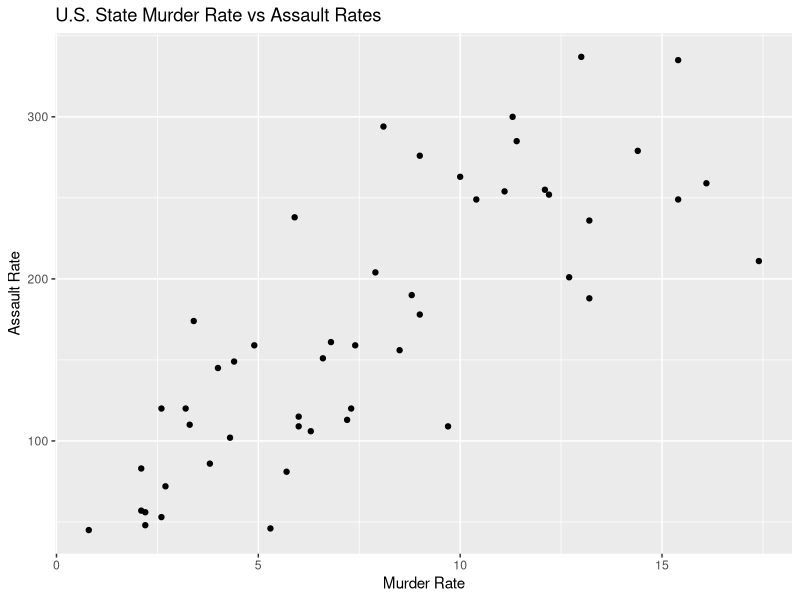
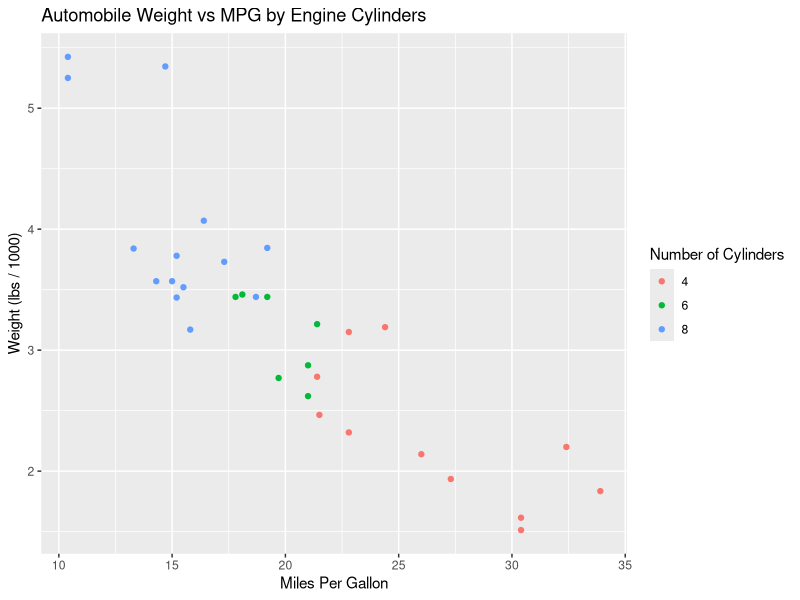
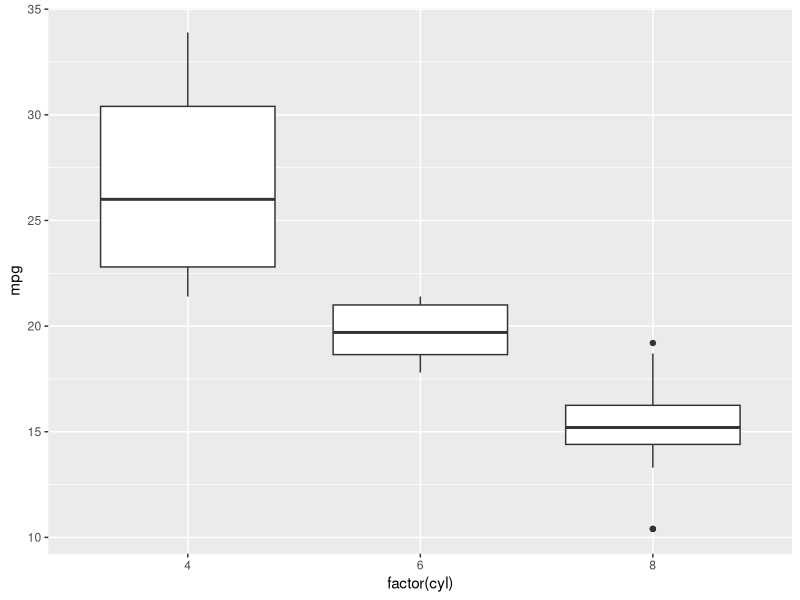
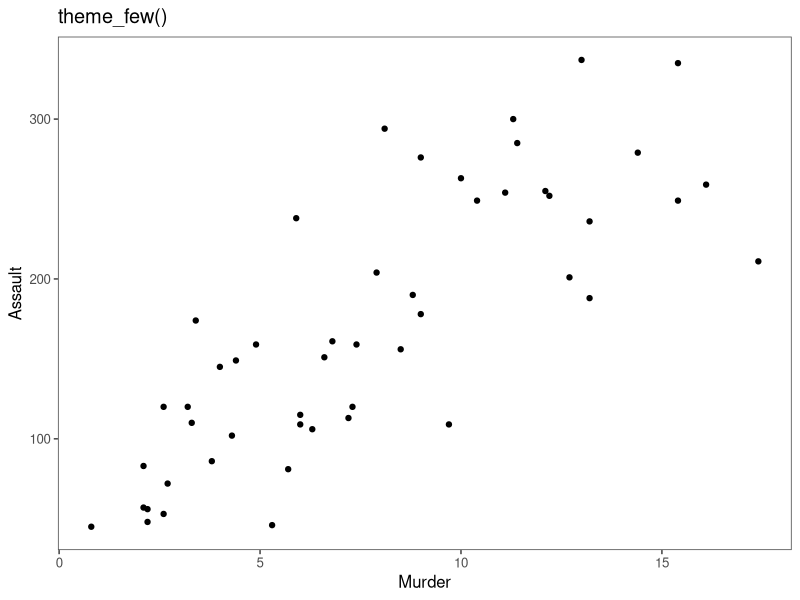
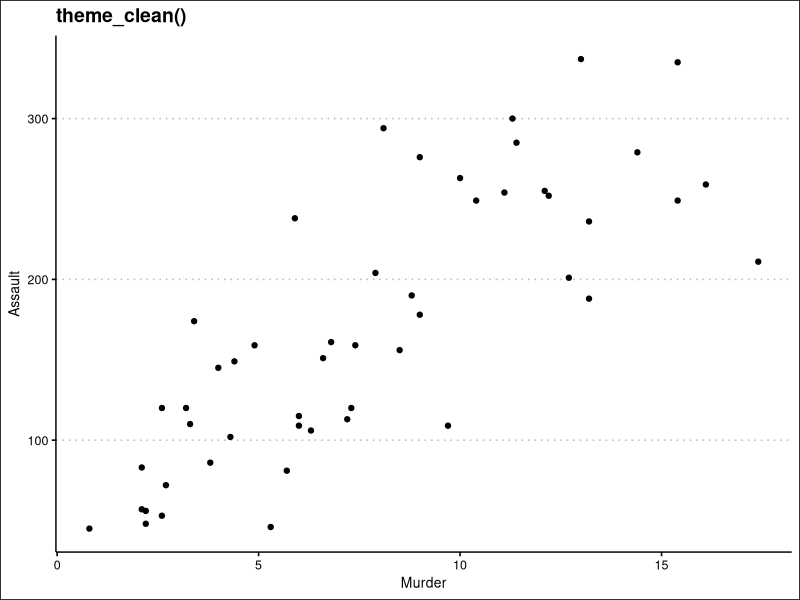
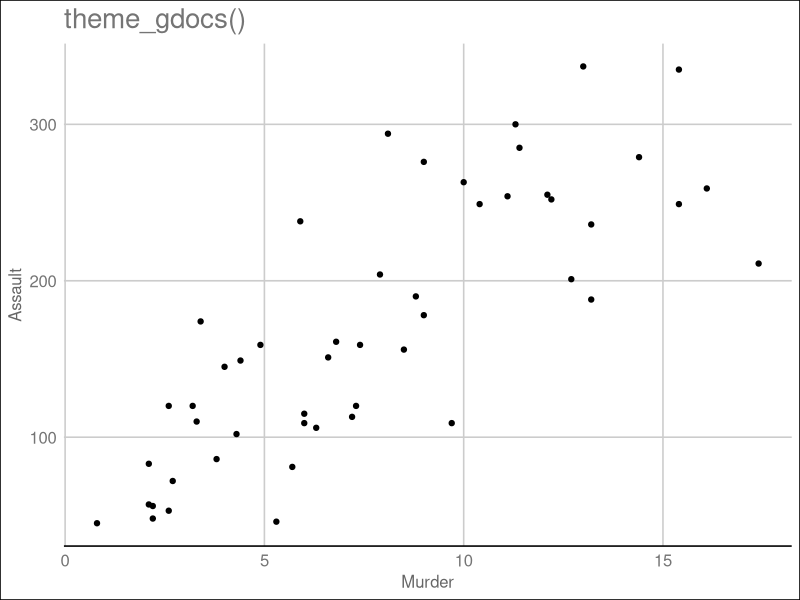
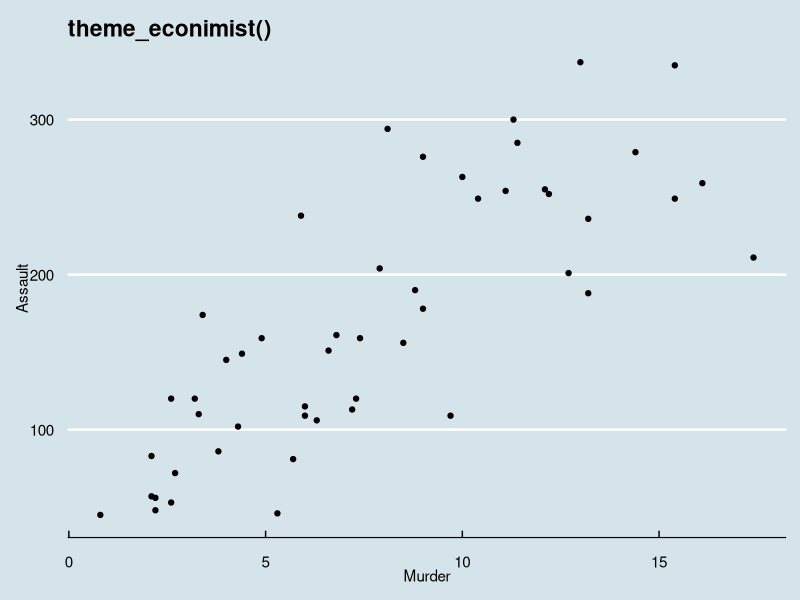
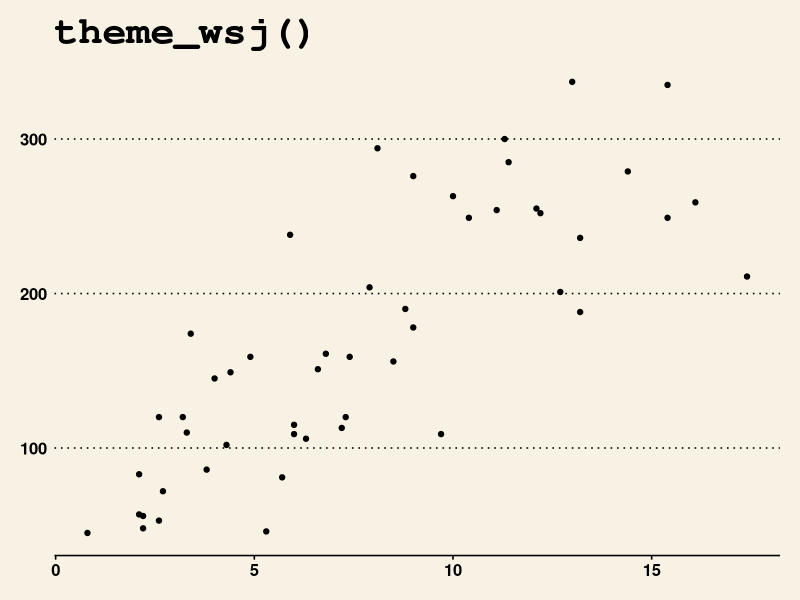

Generate these figures, in order, with R:
## ---- chunk 1
library(dplyr)
library(tidyverse)
library(gridExtra)
library(ggplot2)
library(ggthemes)


# Additional Content by MP
centertitles <- theme(plot.title = element_text(hjust = 0.5)) + theme(plot.subtitle = element_text(hjust = 0.5))

# ggplot() +
#   ???? +
#   centertitles

## ---- chunk 2
ggplot(USArrests, aes(x = Murder, y = Assault)) +
    geom_point() +
    labs(x = "Murder Rate",
         y = "Assault Rate",
         title = "U.S. State Murder Rate vs Assault Rates")

mtcars %>%
    ggplot(aes(x = mpg, y = wt, color = as.factor(cyl))) +
    geom_point() +
    labs(x = "Miles Per Gallon",
         y = "Weight (lbs / 1000)",
         color = "Number of Cylinders",
         title = "Automobile Weight vs MPG by Engine Cylinders") 

mtcars %>%
    ggplot(aes(factor(cyl), mpg)) +
    geom_boxplot()
## ---- chunk 3
# ggthemes Graphs
ggplot(USArrests, aes(x = Murder, y = Assault)) +
    geom_point() +
    theme_few() +
    ggtitle("theme_few()")

ggplot(USArrests, aes(x = Murder, y = Assault)) +
    geom_point() +
    theme_clean() +
    ggtitle("theme_clean()")

ggplot(USArrests, aes(x = Murder, y = Assault)) +
    geom_point() +
    theme_gdocs()+
    ggtitle("theme_gdocs()")

ggplot(USArrests, aes(x = Murder, y = Assault)) +
    geom_point() +
    theme_economist()+
    ggtitle("theme_econimist()")

ggplot(USArrests, aes(x = Murder, y = Assault)) +
    geom_point() +
    theme_wsj()+
    ggtitle("theme_wsj()")

ggplot(USArrests, aes(x = Murder, y = Assault)) +
    geom_point() +
    theme_map()+
    ggtitle("theme_map()")

# Using ggplot2 to recreate theme_few()
ggplot(USArrests, aes(x = Murder, y = Assault)) +
    geom_point()+
    theme_bw() +
    theme(
        panel.grid.major = element_blank(),
        panel.grid.minor = element_blank()
        ) +
    labs(x = "Murder Rate",
         y = "Assault Rate",
         title = "U.S. State Murder Rate vs Assault Rates")
## ---- chunk 4
# ggthemes Graphs
mtcars %>%
    ggplot(aes(x = mpg, y = wt, color = as.factor(cyl))) +
    geom_point() +
    ggtitle("scale_color_few") +
    labs(x = "Miles Per Gallon",
         y = "Weight (lbs / 1000)",
         color = "Number of Cylinders") +
    scale_colour_few()

WSJ <- mtcars %>%
    ggplot(aes(x = mpg, y = wt, color = as.factor(cyl))) +
    geom_point() +
     labs(title = "WSJ Theme and Scale",
          x = "Miles Per Gallon",
          y = "Weight (lbs / 1000)",
          color = "Number of Cylinders") +
    theme_wsj() +
    scale_color_wsj() 

# Using ggplot2 to recreate WSJ graph
WSJ_remake <- mtcars %>%
    ggplot(aes(x = mpg, y = wt, color = as.factor(cyl))) +
    geom_point() +
    labs(y = "Weight (lbs / 1000)",
         title = "WSJ Remake") +
    theme_bw() +
    theme(plot.title = element_text(hjust = 0.5, 
                                    face = "bold", 
                                    size = 12),
          axis.title.x = element_blank(),
          legend.title = element_blank(),
          axis.title.y = element_text(angle = 0, 
                                      vjust = 0.5),
          panel.grid.minor = element_blank(),
          panel.grid.major.x = element_blank(),
          panel.border = element_blank()) +
    scale_color_manual(values = c("dark red","blue","tan"))

grid.arrange(WSJ, WSJ_remake)

## ---- chunk 5
# ggplot Graph
mtcars %>%
    ggplot(aes(factor(cyl), mpg)) +
    geom_boxplot()

# ggthemes Graph
mtcars %>%
    ggplot(aes(factor(cyl), mpg)) +
    ggtitle("geom_tufteboxplot()") +
    labs(x = "Number of Cylinders",
         y = "Miles Per Gallon") +
    geom_tufteboxplot() 
